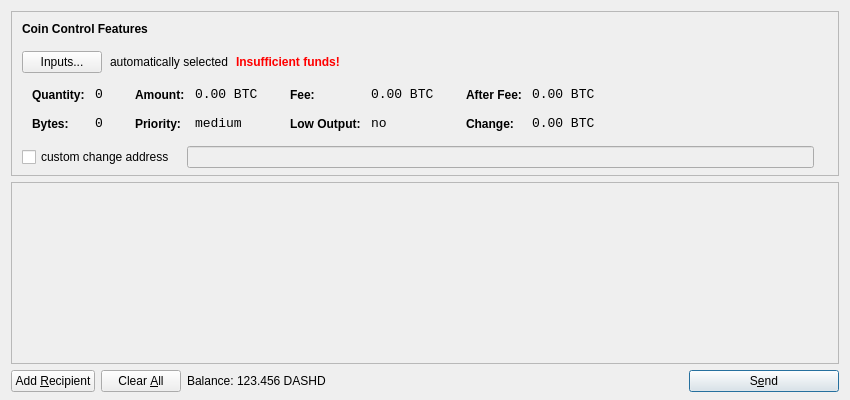
<?xml version="1.0" encoding="UTF-8"?>
<ui version="4.0">
 <class>SendCoinsDialog</class>
 <widget class="QDialog" name="SendCoinsDialog">
  <property name="geometry">
   <rect>
    <x>0</x>
    <y>0</y>
    <width>850</width>
    <height>400</height>
   </rect>
  </property>
  <property name="windowTitle">
   <string>Send Coins</string>
  </property>
  <layout class="QVBoxLayout" name="verticalLayout" stretch="0,1,0">
   <property name="bottomMargin">
    <number>8</number>
   </property>
   <item>
    <widget class="QFrame" name="frameCoinControl">
     <property name="sizePolicy">
      <sizepolicy hsizetype="Expanding" vsizetype="Expanding">
       <horstretch>0</horstretch>
       <verstretch>0</verstretch>
      </sizepolicy>
     </property>
     <property name="maximumSize">
      <size>
       <width>16777215</width>
       <height>16777215</height>
      </size>
     </property>
     <property name="frameShape">
      <enum>QFrame::StyledPanel</enum>
     </property>
     <property name="frameShadow">
      <enum>QFrame::Sunken</enum>
     </property>
     <layout class="QVBoxLayout" name="verticalLayoutCoinControl2">
      <property name="spacing">
       <number>-1</number>
      </property>
      <property name="leftMargin">
       <number>0</number>
      </property>
      <property name="topMargin">
       <number>0</number>
      </property>
      <property name="rightMargin">
       <number>0</number>
      </property>
      <property name="bottomMargin">
       <number>6</number>
      </property>
      <item>
       <layout class="QVBoxLayout" name="verticalLayoutCoinControl" stretch="0,0,0,0,1">
        <property name="spacing">
         <number>0</number>
        </property>
        <property name="leftMargin">
         <number>10</number>
        </property>
        <property name="topMargin">
         <number>10</number>
        </property>
        <item>
         <layout class="QHBoxLayout" name="horizontalLayoutCoinControl1">
          <property name="bottomMargin">
           <number>15</number>
          </property>
          <item>
           <widget class="QLabel" name="labelCoinControlFeatures">
            <property name="sizePolicy">
             <sizepolicy hsizetype="Preferred" vsizetype="Maximum">
              <horstretch>0</horstretch>
              <verstretch>0</verstretch>
             </sizepolicy>
            </property>
            <property name="font">
             <font>
              <weight>75</weight>
              <bold>true</bold>
             </font>
            </property>
            <property name="styleSheet">
             <string notr="true">font-weight:bold;</string>
            </property>
            <property name="text">
             <string>Coin Control Features</string>
            </property>
           </widget>
          </item>
         </layout>
        </item>
        <item>
         <layout class="QHBoxLayout" name="horizontalLayoutCoinControl2" stretch="0,0,0,0">
          <property name="spacing">
           <number>8</number>
          </property>
          <property name="bottomMargin">
           <number>10</number>
          </property>
          <item>
           <widget class="QPushButton" name="pushButtonCoinControl">
            <property name="styleSheet">
             <string notr="true"/>
            </property>
            <property name="text">
             <string>Inputs...</string>
            </property>
           </widget>
          </item>
          <item>
           <widget class="QLabel" name="labelCoinControlAutomaticallySelected">
            <property name="text">
             <string>automatically selected</string>
            </property>
            <property name="margin">
             <number>5</number>
            </property>
           </widget>
          </item>
          <item>
           <widget class="QLabel" name="labelCoinControlInsuffFunds">
            <property name="font">
             <font>
              <weight>75</weight>
              <bold>true</bold>
             </font>
            </property>
            <property name="styleSheet">
             <string notr="true">color:red;font-weight:bold;</string>
            </property>
            <property name="text">
             <string>Insufficient funds!</string>
            </property>
            <property name="margin">
             <number>5</number>
            </property>
           </widget>
          </item>
          <item>
           <spacer name="horizontalSpacerCoinControl">
            <property name="orientation">
             <enum>Qt::Horizontal</enum>
            </property>
            <property name="sizeHint" stdset="0">
             <size>
              <width>40</width>
              <height>1</height>
             </size>
            </property>
           </spacer>
          </item>
         </layout>
        </item>
        <item>
         <widget class="QWidget" name="widgetCoinControl" native="true">
          <property name="sizePolicy">
           <sizepolicy hsizetype="Preferred" vsizetype="Preferred">
            <horstretch>0</horstretch>
            <verstretch>0</verstretch>
           </sizepolicy>
          </property>
          <property name="minimumSize">
           <size>
            <width>0</width>
            <height>0</height>
           </size>
          </property>
          <property name="styleSheet">
           <string notr="true"/>
          </property>
          <layout class="QHBoxLayout" name="horizontalLayoutCoinControl5">
           <property name="margin">
            <number>0</number>
           </property>
           <item>
            <layout class="QHBoxLayout" name="horizontalLayoutCoinControl3" stretch="0,0,0,1">
             <property name="spacing">
              <number>20</number>
             </property>
             <property name="topMargin">
              <number>0</number>
             </property>
             <property name="bottomMargin">
              <number>10</number>
             </property>
             <item>
              <layout class="QFormLayout" name="formLayoutCoinControl1">
               <property name="horizontalSpacing">
                <number>10</number>
               </property>
               <property name="verticalSpacing">
                <number>14</number>
               </property>
               <property name="leftMargin">
                <number>10</number>
               </property>
               <property name="topMargin">
                <number>4</number>
               </property>
               <property name="rightMargin">
                <number>6</number>
               </property>
               <item row="0" column="0">
                <widget class="QLabel" name="labelCoinControlQuantityText">
                 <property name="styleSheet">
                  <string notr="true">font-weight:bold;</string>
                 </property>
                 <property name="text">
                  <string>Quantity:</string>
                 </property>
                 <property name="margin">
                  <number>0</number>
                 </property>
                </widget>
               </item>
               <item row="0" column="1">
                <widget class="QLabel" name="labelCoinControlQuantity">
                 <property name="font">
                  <font>
                   <family>Monospace</family>
                   <pointsize>10</pointsize>
                  </font>
                 </property>
                 <property name="cursor">
                  <cursorShape>IBeamCursor</cursorShape>
                 </property>
                 <property name="contextMenuPolicy">
                  <enum>Qt::ActionsContextMenu</enum>
                 </property>
                 <property name="text">
                  <string notr="true">0</string>
                 </property>
                 <property name="margin">
                  <number>0</number>
                 </property>
                 <property name="textInteractionFlags">
                  <set>Qt::LinksAccessibleByMouse|Qt::TextSelectableByKeyboard|Qt::TextSelectableByMouse</set>
                 </property>
                </widget>
               </item>
               <item row="1" column="0">
                <widget class="QLabel" name="labelCoinControlBytesText">
                 <property name="styleSheet">
                  <string notr="true">font-weight:bold;</string>
                 </property>
                 <property name="text">
                  <string>Bytes:</string>
                 </property>
                </widget>
               </item>
               <item row="1" column="1">
                <widget class="QLabel" name="labelCoinControlBytes">
                 <property name="font">
                  <font>
                   <family>Monospace</family>
                   <pointsize>10</pointsize>
                  </font>
                 </property>
                 <property name="cursor">
                  <cursorShape>IBeamCursor</cursorShape>
                 </property>
                 <property name="contextMenuPolicy">
                  <enum>Qt::ActionsContextMenu</enum>
                 </property>
                 <property name="text">
                  <string notr="true">0</string>
                 </property>
                 <property name="textInteractionFlags">
                  <set>Qt::LinksAccessibleByMouse|Qt::TextSelectableByKeyboard|Qt::TextSelectableByMouse</set>
                 </property>
                </widget>
               </item>
              </layout>
             </item>
             <item>
              <layout class="QFormLayout" name="formLayoutCoinControl2">
               <property name="horizontalSpacing">
                <number>10</number>
               </property>
               <property name="verticalSpacing">
                <number>14</number>
               </property>
               <property name="leftMargin">
                <number>6</number>
               </property>
               <property name="topMargin">
                <number>4</number>
               </property>
               <property name="rightMargin">
                <number>6</number>
               </property>
               <item row="0" column="0">
                <widget class="QLabel" name="labelCoinControlAmountText">
                 <property name="styleSheet">
                  <string notr="true">font-weight:bold;</string>
                 </property>
                 <property name="text">
                  <string>Amount:</string>
                 </property>
                 <property name="margin">
                  <number>0</number>
                 </property>
                </widget>
               </item>
               <item row="0" column="1">
                <widget class="QLabel" name="labelCoinControlAmount">
                 <property name="font">
                  <font>
                   <family>Monospace</family>
                   <pointsize>10</pointsize>
                  </font>
                 </property>
                 <property name="cursor">
                  <cursorShape>IBeamCursor</cursorShape>
                 </property>
                 <property name="contextMenuPolicy">
                  <enum>Qt::ActionsContextMenu</enum>
                 </property>
                 <property name="text">
                  <string notr="true">0.00 BTC</string>
                 </property>
                 <property name="textInteractionFlags">
                  <set>Qt::LinksAccessibleByMouse|Qt::TextSelectableByKeyboard|Qt::TextSelectableByMouse</set>
                 </property>
                </widget>
               </item>
               <item row="1" column="0">
                <widget class="QLabel" name="labelCoinControlPriorityText">
                 <property name="styleSheet">
                  <string notr="true">font-weight:bold;</string>
                 </property>
                 <property name="text">
                  <string>Priority:</string>
                 </property>
                </widget>
               </item>
               <item row="1" column="1">
                <widget class="QLabel" name="labelCoinControlPriority">
                 <property name="font">
                  <font>
                   <family>Monospace</family>
                   <pointsize>10</pointsize>
                  </font>
                 </property>
                 <property name="cursor">
                  <cursorShape>IBeamCursor</cursorShape>
                 </property>
                 <property name="contextMenuPolicy">
                  <enum>Qt::ActionsContextMenu</enum>
                 </property>
                 <property name="text">
                  <string>medium</string>
                 </property>
                 <property name="textInteractionFlags">
                  <set>Qt::LinksAccessibleByMouse|Qt::TextSelectableByKeyboard|Qt::TextSelectableByMouse</set>
                 </property>
                </widget>
               </item>
              </layout>
             </item>
             <item>
              <layout class="QFormLayout" name="formLayoutCoinControl3">
               <property name="horizontalSpacing">
                <number>10</number>
               </property>
               <property name="verticalSpacing">
                <number>14</number>
               </property>
               <property name="leftMargin">
                <number>6</number>
               </property>
               <property name="topMargin">
                <number>4</number>
               </property>
               <property name="rightMargin">
                <number>6</number>
               </property>
               <item row="0" column="0">
                <widget class="QLabel" name="labelCoinControlFeeText">
                 <property name="styleSheet">
                  <string notr="true">font-weight:bold;</string>
                 </property>
                 <property name="text">
                  <string>Fee:</string>
                 </property>
                 <property name="margin">
                  <number>0</number>
                 </property>
                </widget>
               </item>
               <item row="0" column="1">
                <widget class="QLabel" name="labelCoinControlFee">
                 <property name="font">
                  <font>
                   <family>Monospace</family>
                   <pointsize>10</pointsize>
                  </font>
                 </property>
                 <property name="cursor">
                  <cursorShape>IBeamCursor</cursorShape>
                 </property>
                 <property name="contextMenuPolicy">
                  <enum>Qt::ActionsContextMenu</enum>
                 </property>
                 <property name="text">
                  <string notr="true">0.00 BTC</string>
                 </property>
                 <property name="textInteractionFlags">
                  <set>Qt::LinksAccessibleByMouse|Qt::TextSelectableByKeyboard|Qt::TextSelectableByMouse</set>
                 </property>
                </widget>
               </item>
               <item row="1" column="0">
                <widget class="QLabel" name="labelCoinControlLowOutputText">
                 <property name="styleSheet">
                  <string notr="true">font-weight:bold;</string>
                 </property>
                 <property name="text">
                  <string>Low Output:</string>
                 </property>
                </widget>
               </item>
               <item row="1" column="1">
                <widget class="QLabel" name="labelCoinControlLowOutput">
                 <property name="font">
                  <font>
                   <family>Monospace</family>
                   <pointsize>10</pointsize>
                  </font>
                 </property>
                 <property name="cursor">
                  <cursorShape>IBeamCursor</cursorShape>
                 </property>
                 <property name="contextMenuPolicy">
                  <enum>Qt::ActionsContextMenu</enum>
                 </property>
                 <property name="text">
                  <string>no</string>
                 </property>
                 <property name="textInteractionFlags">
                  <set>Qt::LinksAccessibleByMouse|Qt::TextSelectableByKeyboard|Qt::TextSelectableByMouse</set>
                 </property>
                </widget>
               </item>
              </layout>
             </item>
             <item>
              <layout class="QFormLayout" name="formLayoutCoinControl4">
               <property name="horizontalSpacing">
                <number>10</number>
               </property>
               <property name="verticalSpacing">
                <number>14</number>
               </property>
               <property name="leftMargin">
                <number>6</number>
               </property>
               <property name="topMargin">
                <number>4</number>
               </property>
               <property name="rightMargin">
                <number>6</number>
               </property>
               <item row="0" column="0">
                <widget class="QLabel" name="labelCoinControlAfterFeeText">
                 <property name="styleSheet">
                  <string notr="true">font-weight:bold;</string>
                 </property>
                 <property name="text">
                  <string>After Fee:</string>
                 </property>
                 <property name="margin">
                  <number>0</number>
                 </property>
                </widget>
               </item>
               <item row="0" column="1">
                <widget class="QLabel" name="labelCoinControlAfterFee">
                 <property name="font">
                  <font>
                   <family>Monospace</family>
                   <pointsize>10</pointsize>
                  </font>
                 </property>
                 <property name="cursor">
                  <cursorShape>IBeamCursor</cursorShape>
                 </property>
                 <property name="contextMenuPolicy">
                  <enum>Qt::ActionsContextMenu</enum>
                 </property>
                 <property name="text">
                  <string notr="true">0.00 BTC</string>
                 </property>
                 <property name="textInteractionFlags">
                  <set>Qt::LinksAccessibleByMouse|Qt::TextSelectableByKeyboard|Qt::TextSelectableByMouse</set>
                 </property>
                </widget>
               </item>
               <item row="1" column="0">
                <widget class="QLabel" name="labelCoinControlChangeText">
                 <property name="styleSheet">
                  <string notr="true">font-weight:bold;</string>
                 </property>
                 <property name="text">
                  <string>Change:</string>
                 </property>
                </widget>
               </item>
               <item row="1" column="1">
                <widget class="QLabel" name="labelCoinControlChange">
                 <property name="font">
                  <font>
                   <family>Monospace</family>
                   <pointsize>10</pointsize>
                  </font>
                 </property>
                 <property name="cursor">
                  <cursorShape>IBeamCursor</cursorShape>
                 </property>
                 <property name="contextMenuPolicy">
                  <enum>Qt::ActionsContextMenu</enum>
                 </property>
                 <property name="text">
                  <string notr="true">0.00 BTC</string>
                 </property>
                 <property name="textInteractionFlags">
                  <set>Qt::LinksAccessibleByMouse|Qt::TextSelectableByKeyboard|Qt::TextSelectableByMouse</set>
                 </property>
                </widget>
               </item>
              </layout>
             </item>
            </layout>
           </item>
          </layout>
         </widget>
        </item>
        <item>
         <layout class="QHBoxLayout" name="horizontalLayoutCoinControl4" stretch="0,0,0">
          <property name="spacing">
           <number>12</number>
          </property>
          <property name="sizeConstraint">
           <enum>QLayout::SetDefaultConstraint</enum>
          </property>
          <property name="topMargin">
           <number>5</number>
          </property>
          <property name="rightMargin">
           <number>5</number>
          </property>
          <item>
           <widget class="QCheckBox" name="checkBoxCoinControlChange">
            <property name="text">
             <string>custom change address</string>
            </property>
           </widget>
          </item>
          <item>
           <widget class="QLineEdit" name="lineEditCoinControlChange">
            <property name="enabled">
             <bool>false</bool>
            </property>
            <property name="sizePolicy">
             <sizepolicy hsizetype="Expanding" vsizetype="Fixed">
              <horstretch>0</horstretch>
              <verstretch>0</verstretch>
             </sizepolicy>
            </property>
           </widget>
          </item>
          <item>
           <widget class="QLabel" name="labelCoinControlChangeLabel">
            <property name="sizePolicy">
             <sizepolicy hsizetype="Preferred" vsizetype="Expanding">
              <horstretch>0</horstretch>
              <verstretch>0</verstretch>
             </sizepolicy>
            </property>
            <property name="minimumSize">
             <size>
              <width>0</width>
              <height>0</height>
             </size>
            </property>
            <property name="text">
             <string/>
            </property>
            <property name="margin">
             <number>3</number>
            </property>
           </widget>
          </item>
         </layout>
        </item>
        <item>
         <spacer name="verticalSpacerCoinControl">
          <property name="orientation">
           <enum>Qt::Vertical</enum>
          </property>
          <property name="sizeHint" stdset="0">
           <size>
            <width>800</width>
            <height>1</height>
           </size>
          </property>
         </spacer>
        </item>
       </layout>
      </item>
     </layout>
    </widget>
   </item>
   <item>
    <widget class="QScrollArea" name="scrollArea">
     <property name="widgetResizable">
      <bool>true</bool>
     </property>
     <widget class="QWidget" name="scrollAreaWidgetContents">
      <property name="geometry">
       <rect>
        <x>0</x>
        <y>0</y>
        <width>830</width>
        <height>165</height>
       </rect>
      </property>
      <layout class="QVBoxLayout" name="verticalLayout_2">
       <property name="margin">
        <number>0</number>
       </property>
       <item>
        <layout class="QVBoxLayout" name="entries">
         <property name="spacing">
          <number>6</number>
         </property>
        </layout>
       </item>
       <item>
        <spacer name="verticalSpacer">
         <property name="orientation">
          <enum>Qt::Vertical</enum>
         </property>
         <property name="sizeHint" stdset="0">
          <size>
           <width>20</width>
           <height>40</height>
          </size>
         </property>
        </spacer>
       </item>
      </layout>
     </widget>
    </widget>
   </item>
   <item>
    <layout class="QHBoxLayout" name="horizontalLayout">
     <item>
      <widget class="QPushButton" name="addButton">
       <property name="toolTip">
        <string>Send to multiple recipients at once</string>
       </property>
       <property name="text">
        <string>Add &amp;Recipient</string>
       </property>
       <property name="icon">
        <iconset resource="../bitcoin.qrc">
         <normaloff>:/icons/add</normaloff>:/icons/add</iconset>
       </property>
       <property name="autoDefault">
        <bool>false</bool>
       </property>
      </widget>
     </item>
     <item>
      <widget class="QPushButton" name="clearButton">
       <property name="sizePolicy">
        <sizepolicy hsizetype="Minimum" vsizetype="Fixed">
         <horstretch>0</horstretch>
         <verstretch>0</verstretch>
        </sizepolicy>
       </property>
       <property name="toolTip">
        <string>Remove all transaction fields</string>
       </property>
       <property name="text">
        <string>Clear &amp;All</string>
       </property>
       <property name="icon">
        <iconset resource="../bitcoin.qrc">
         <normaloff>:/icons/remove</normaloff>:/icons/remove</iconset>
       </property>
       <property name="autoRepeatDelay">
        <number>300</number>
       </property>
       <property name="autoDefault">
        <bool>false</bool>
       </property>
      </widget>
     </item>
     <item>
      <layout class="QHBoxLayout" name="horizontalLayout_2">
       <property name="spacing">
        <number>3</number>
       </property>
       <item>
        <widget class="QLabel" name="label">
         <property name="text">
          <string>Balance:</string>
         </property>
        </widget>
       </item>
       <item>
        <widget class="QLabel" name="labelBalance">
         <property name="cursor">
          <cursorShape>IBeamCursor</cursorShape>
         </property>
         <property name="text">
          <string>123.456 DASHD</string>
         </property>
         <property name="textInteractionFlags">
          <set>Qt::LinksAccessibleByMouse|Qt::TextSelectableByKeyboard|Qt::TextSelectableByMouse</set>
         </property>
        </widget>
       </item>
      </layout>
     </item>
     <item>
      <spacer name="horizontalSpacer">
       <property name="orientation">
        <enum>Qt::Horizontal</enum>
       </property>
       <property name="sizeHint" stdset="0">
        <size>
         <width>40</width>
         <height>20</height>
        </size>
       </property>
      </spacer>
     </item>
     <item>
      <widget class="QPushButton" name="sendButton">
       <property name="minimumSize">
        <size>
         <width>150</width>
         <height>0</height>
        </size>
       </property>
       <property name="toolTip">
        <string>Confirm the send action</string>
       </property>
       <property name="text">
        <string>S&amp;end</string>
       </property>
       <property name="icon">
        <iconset resource="../bitcoin.qrc">
         <normaloff>:/icons/send</normaloff>:/icons/send</iconset>
       </property>
       <property name="default">
        <bool>true</bool>
       </property>
      </widget>
     </item>
    </layout>
   </item>
  </layout>
 </widget>
 <resources>
  <include location="../bitcoin.qrc"/>
 </resources>
 <connections/>
</ui>
